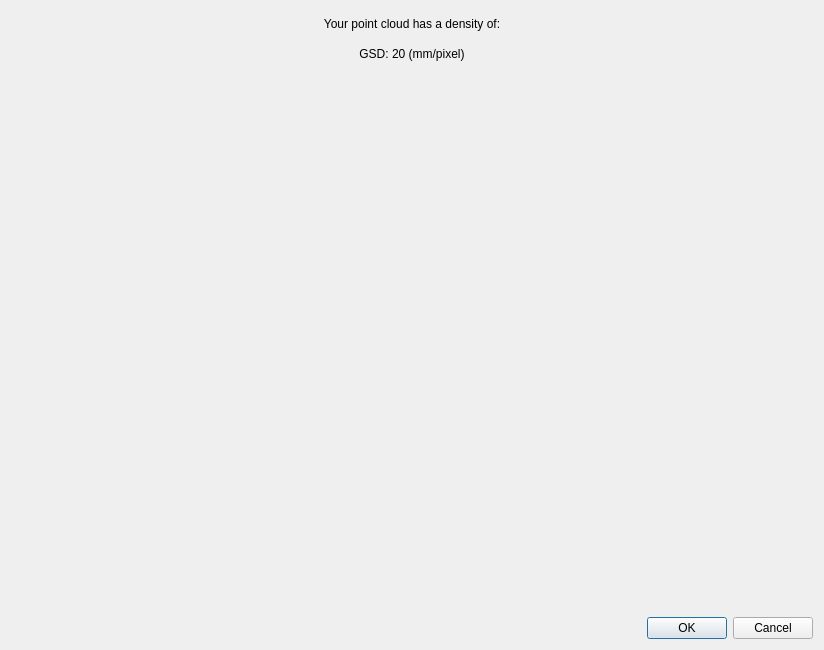
<?xml version="1.0" encoding="UTF-8"?>
<ui version="4.0">
 <class>Dialog</class>
 <widget class="QDialog" name="Dialog">
  <property name="geometry">
   <rect>
    <x>0</x>
    <y>0</y>
    <width>824</width>
    <height>650</height>
   </rect>
  </property>
  <property name="windowTitle">
   <string>Dialog</string>
  </property>
  <layout class="QVBoxLayout" name="verticalLayout_2">
   <item>
    <layout class="QVBoxLayout" name="verticalLayout">
     <item>
      <widget class="QLabel" name="label_density">
       <property name="text">
        <string>Your point cloud has a density of:</string>
       </property>
       <property name="alignment">
        <set>Qt::AlignCenter</set>
       </property>
      </widget>
     </item>
     <item>
      <widget class="QLabel" name="text_label">
       <property name="layoutDirection">
        <enum>Qt::LeftToRight</enum>
       </property>
       <property name="text">
        <string>GSD: 20 (mm/pixel)</string>
       </property>
       <property name="alignment">
        <set>Qt::AlignCenter</set>
       </property>
      </widget>
     </item>
     <item>
      <layout class="QHBoxLayout" name="horizontalLayout"/>
     </item>
     <item>
      <widget class="QLabel" name="image_label">
       <property name="minimumSize">
        <size>
         <width>800</width>
         <height>539</height>
        </size>
       </property>
       <property name="maximumSize">
        <size>
         <width>800</width>
         <height>539</height>
        </size>
       </property>
       <property name="text">
        <string/>
       </property>
      </widget>
     </item>
    </layout>
   </item>
   <item>
    <widget class="QDialogButtonBox" name="buttonBox">
     <property name="orientation">
      <enum>Qt::Horizontal</enum>
     </property>
     <property name="standardButtons">
      <set>QDialogButtonBox::Cancel|QDialogButtonBox::Ok</set>
     </property>
    </widget>
   </item>
  </layout>
 </widget>
 <resources/>
 <connections>
  <connection>
   <sender>buttonBox</sender>
   <signal>accepted()</signal>
   <receiver>Dialog</receiver>
   <slot>accept()</slot>
   <hints>
    <hint type="sourcelabel">
     <x>248</x>
     <y>254</y>
    </hint>
    <hint type="destinationlabel">
     <x>157</x>
     <y>274</y>
    </hint>
   </hints>
  </connection>
  <connection>
   <sender>buttonBox</sender>
   <signal>rejected()</signal>
   <receiver>Dialog</receiver>
   <slot>reject()</slot>
   <hints>
    <hint type="sourcelabel">
     <x>316</x>
     <y>260</y>
    </hint>
    <hint type="destinationlabel">
     <x>286</x>
     <y>274</y>
    </hint>
   </hints>
  </connection>
 </connections>
</ui>
